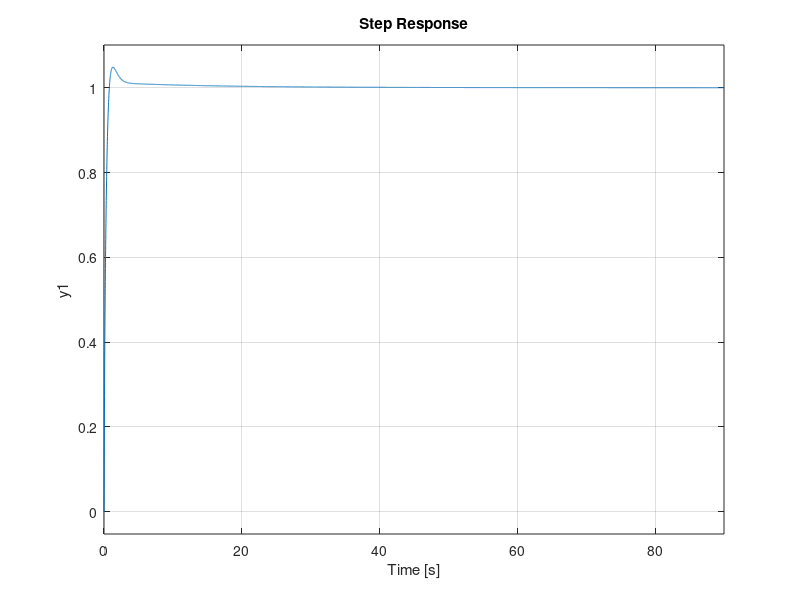

The MATLAB source for this figure: (Note: this script raises an error after producing the figure.)
% Define the transfer function
G_s = tf([0 1 10],[1 71 1070 1000 0])

% don't forget about negative unity feedback
H = [1];

% Define the response
response = feedback(G_s,H);

% Define the proportional (Kp), Differential (Kd), and Integral (Ki) gains
% You have to manually tune these until you get variable values that are
% just right
Kp=550;
Kd=345;
Ki=35;

% Define the PID transfer function
Gpid = pid(Kp, Ki, Kd);

% Define response from factoring in this PID transfer function
response2 = feedback(Gpid*G_s,H);

% Display the new step response
step(response2);
grid on;

% Display the information about the step response
stepinfo(response2)